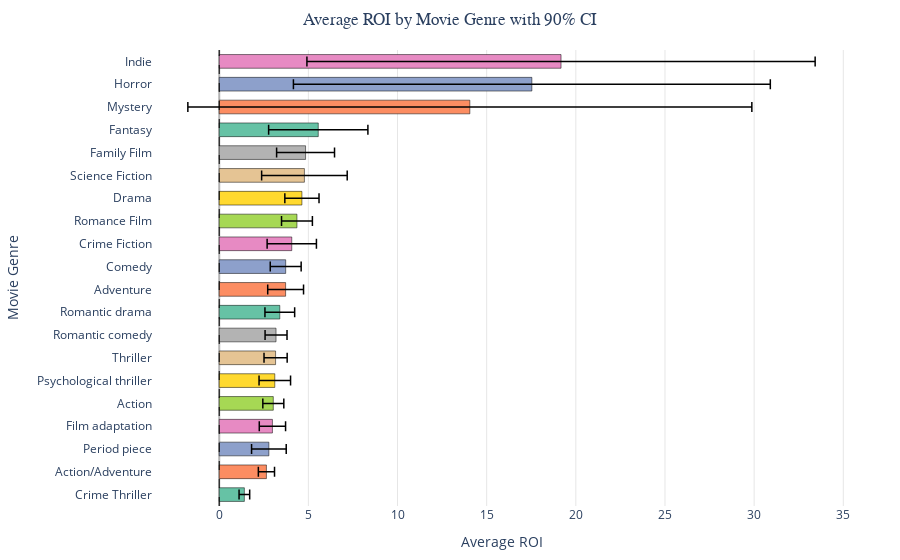

The notebook cell saved with this chart:
### Markdown cell above
We can see that some movies have a very high ROI (outliers) (even after applying log10). We will investigate this further below.

### Code cell
# Example Usage
plot_roi_by_genre(df_budget)

### Figure 1 — Plotly figure (JSON) as saved in the notebook; plotly's stock layout.template omitted (floating-point values rounded to 4 significant figures)
{"data": [{"customdata": [380, 883, 409, 372, 1218, 285, 1436, 423, 357, 795, 1597, 812, 1011, 2290, 529, 484, 497, 434, 527, 495], "error_x": {"array": [0.2977, 0.4536, 0.9715, 0.7373, 0.5886, 0.8837, 0.6491, 0.6157, 0.8335, 1.005, 0.8667, 1.383, 0.8656, 0.9587, 2.4, 1.624, 2.784, 15.82, 13.37, 14.25], "color": "black", "thickness": 1.5, "type": "data", "width": 5}, "hovertemplate": "<b>%{y}</b><br>Average ROI: %{x:.2f}<br>Count: %{customdata}<extra></extra>", "marker": {"color": ["rgb(102,194,165)", "rgb(252,141,98)", "rgb(141,160,203)", "rgb(231,138,195)", "rgb(166,216,84)", "rgb(255,217,47)", "rgb(229,196,148)", "rgb(179,179,179)", "rgb(102,194,165)", "rgb(252,141,98)", "rgb(141,160,203)", "rgb(231,138,195)", "rgb(166,216,84)", "rgb(255,217,47)", "rgb(229,196,148)", "rgb(179,179,179)", "rgb(102,194,165)", "rgb(252,141,98)", "rgb(141,160,203)", "rgb(231,138,195)"], "line": {"color": "rgba(0, 0, 0, 0.5)", "width": 1}}, "name": "Average ROI", "orientation": "h", "type": "bar", "x": [1.41, 2.647, 2.785, 2.983, 3.033, 3.117, 3.161, 3.186, 3.397, 3.723, 3.728, 4.069, 4.359, 4.638, 4.778, 4.842, 5.554, 14.06, 17.53, 19.17], "y": ["Crime Thriller", "Action/Adventure", "Period piece", "Film adaptation", "Action", "Psychological thriller", "Thriller", "Romantic comedy", "Romantic drama", "Adventure", "Comedy", "Crime Fiction", "Romance Film", "Drama", "Science Fiction", "Family Film", "Fantasy", "Mystery", "Horror", "Indie"]}], "layout": {"bargap": 0.4, "margin": {"b": 50, "l": 100, "r": 50, "t": 50}, "shapes": [{"line": {"color": "black", "dash": "dash", "width": 1}, "type": "line", "x0": 0, "x1": 0, "xref": "x", "y0": 0, "y1": 1, "yref": "y domain"}], "title": {"font": {"family": "Arial"}, "text": "Average ROI by Movie Genre with 90% CI", "x": 0.5}, "xaxis": {"gridcolor": "rgba(0,0,0,0.1)", "title": {"text": "Average ROI"}, "zerolinecolor": "rgba(0,0,0,0.3)"}, "yaxis": {"title": {"text": "Movie Genre"}}}}
